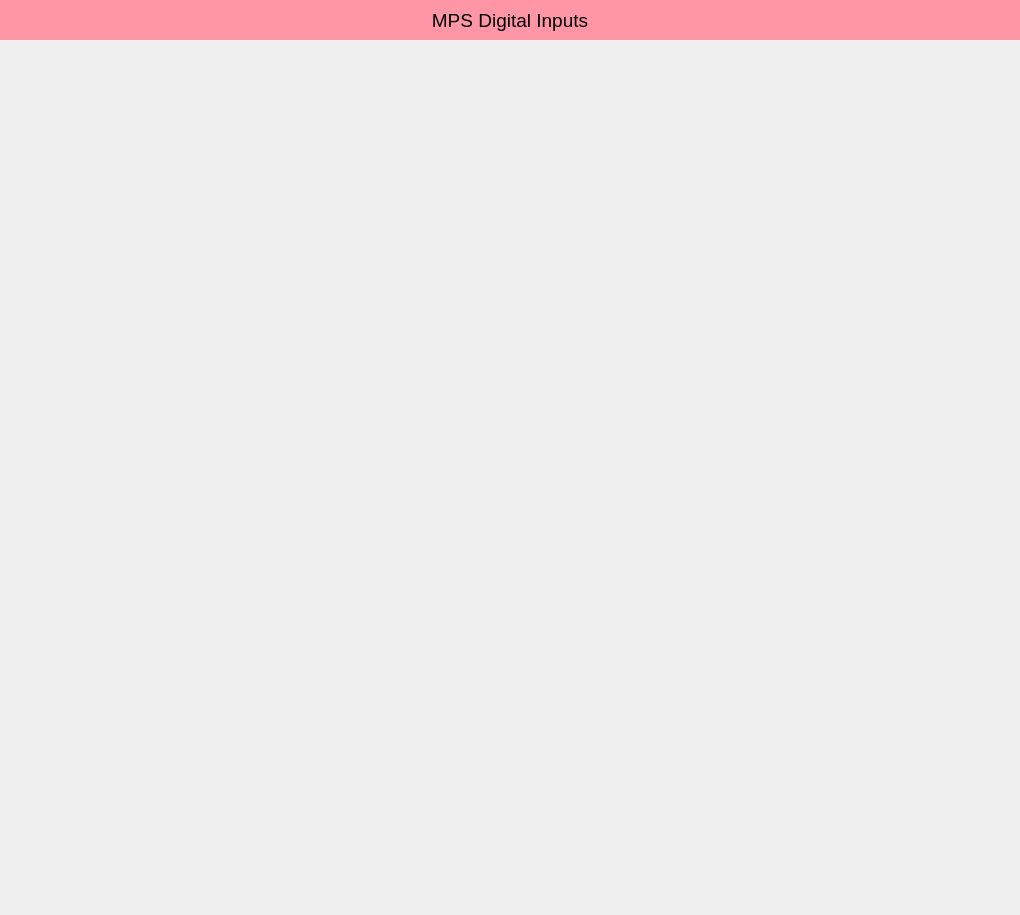
<?xml version="1.0" encoding="UTF-8"?>
<ui version="4.0">
 <class>Form</class>
 <widget class="QWidget" name="Form">
  <property name="geometry">
   <rect>
    <x>0</x>
    <y>0</y>
    <width>1020</width>
    <height>915</height>
   </rect>
  </property>
  <property name="windowTitle">
   <string>MPS Digital Inputs</string>
  </property>
  <widget class="PyDMEmbeddedDisplay" name="PyDMEmbeddedDisplay">
   <property name="geometry">
    <rect>
     <x>10</x>
     <y>50</y>
     <width>200</width>
     <height>115</height>
    </rect>
   </property>
   <property name="toolTip">
    <string/>
   </property>
   <property name="frameShape">
    <enum>QFrame::NoFrame</enum>
   </property>
   <property name="frameShadow">
    <enum>QFrame::Raised</enum>
   </property>
   <property name="macros" stdset="0">
    <string>{&quot;AREA&quot;:&quot;gunb&quot;,&quot;AREAU&quot;:&quot;GUNB&quot;}</string>
   </property>
   <property name="filename" stdset="0">
    <string>mps_global_area_inputs.ui</string>
   </property>
  </widget>
  <widget class="QLabel" name="label">
   <property name="geometry">
    <rect>
     <x>0</x>
     <y>0</y>
     <width>1020</width>
     <height>40</height>
    </rect>
   </property>
   <property name="font">
    <font>
     <pointsize>14</pointsize>
    </font>
   </property>
   <property name="styleSheet">
    <string notr="true">background-color: rgb(255, 150, 168);</string>
   </property>
   <property name="text">
    <string>MPS Digital Inputs</string>
   </property>
   <property name="alignment">
    <set>Qt::AlignCenter</set>
   </property>
  </widget>
  <widget class="PyDMEmbeddedDisplay" name="PyDMEmbeddedDisplay_2">
   <property name="geometry">
    <rect>
     <x>10</x>
     <y>165</y>
     <width>200</width>
     <height>220</height>
    </rect>
   </property>
   <property name="toolTip">
    <string/>
   </property>
   <property name="frameShape">
    <enum>QFrame::NoFrame</enum>
   </property>
   <property name="frameShadow">
    <enum>QFrame::Raised</enum>
   </property>
   <property name="macros" stdset="0">
    <string>{&quot;AREA&quot;:&quot;l0b&quot;,&quot;AREAU&quot;:&quot;L0B&quot;}</string>
   </property>
   <property name="filename" stdset="0">
    <string>mps_global_area_inputs.ui</string>
   </property>
  </widget>
  <widget class="PyDMEmbeddedDisplay" name="PyDMEmbeddedDisplay_3">
   <property name="geometry">
    <rect>
     <x>10</x>
     <y>385</y>
     <width>200</width>
     <height>140</height>
    </rect>
   </property>
   <property name="toolTip">
    <string/>
   </property>
   <property name="frameShape">
    <enum>QFrame::NoFrame</enum>
   </property>
   <property name="frameShadow">
    <enum>QFrame::Raised</enum>
   </property>
   <property name="macros" stdset="0">
    <string>{&quot;AREA&quot;:&quot;l1b&quot;,&quot;AREAU&quot;:&quot;L1B&quot;}</string>
   </property>
   <property name="filename" stdset="0">
    <string>mps_global_area_inputs.ui</string>
   </property>
  </widget>
  <widget class="PyDMEmbeddedDisplay" name="PyDMEmbeddedDisplay_4">
   <property name="geometry">
    <rect>
     <x>10</x>
     <y>525</y>
     <width>200</width>
     <height>245</height>
    </rect>
   </property>
   <property name="toolTip">
    <string/>
   </property>
   <property name="frameShape">
    <enum>QFrame::NoFrame</enum>
   </property>
   <property name="frameShadow">
    <enum>QFrame::Raised</enum>
   </property>
   <property name="macros" stdset="0">
    <string>{&quot;AREA&quot;:&quot;l2b&quot;,&quot;AREAU&quot;:&quot;L2B&quot;}</string>
   </property>
   <property name="filename" stdset="0">
    <string>mps_global_area_inputs.ui</string>
   </property>
  </widget>
  <widget class="PyDMEmbeddedDisplay" name="PyDMEmbeddedDisplay_5">
   <property name="geometry">
    <rect>
     <x>210</x>
     <y>50</y>
     <width>200</width>
     <height>220</height>
    </rect>
   </property>
   <property name="toolTip">
    <string/>
   </property>
   <property name="frameShape">
    <enum>QFrame::NoFrame</enum>
   </property>
   <property name="frameShadow">
    <enum>QFrame::Raised</enum>
   </property>
   <property name="macros" stdset="0">
    <string>{&quot;AREA&quot;:&quot;l3b&quot;,&quot;AREAU&quot;:&quot;L3B&quot;}</string>
   </property>
   <property name="filename" stdset="0">
    <string>mps_global_area_inputs.ui</string>
   </property>
  </widget>
  <widget class="PyDMEmbeddedDisplay" name="PyDMEmbeddedDisplay_6">
   <property name="geometry">
    <rect>
     <x>410</x>
     <y>50</y>
     <width>200</width>
     <height>480</height>
    </rect>
   </property>
   <property name="toolTip">
    <string/>
   </property>
   <property name="frameShape">
    <enum>QFrame::NoFrame</enum>
   </property>
   <property name="frameShadow">
    <enum>QFrame::Raised</enum>
   </property>
   <property name="macros" stdset="0">
    <string>{&quot;AREA&quot;:&quot;byp&quot;,&quot;AREAU&quot;:&quot;BYP&quot;}</string>
   </property>
   <property name="filename" stdset="0">
    <string>mps_global_area_inputs.ui</string>
   </property>
  </widget>
  <widget class="PyDMEmbeddedDisplay" name="PyDMEmbeddedDisplay_7">
   <property name="geometry">
    <rect>
     <x>210</x>
     <y>270</y>
     <width>200</width>
     <height>220</height>
    </rect>
   </property>
   <property name="toolTip">
    <string/>
   </property>
   <property name="frameShape">
    <enum>QFrame::NoFrame</enum>
   </property>
   <property name="frameShadow">
    <enum>QFrame::Raised</enum>
   </property>
   <property name="macros" stdset="0">
    <string>{&quot;AREA&quot;:&quot;dog&quot;,&quot;AREAU&quot;:&quot;DOG&quot;}</string>
   </property>
   <property name="filename" stdset="0">
    <string>mps_global_area_inputs.ui</string>
   </property>
  </widget>
  <widget class="PyDMEmbeddedDisplay" name="PyDMEmbeddedDisplay_8">
   <property name="geometry">
    <rect>
     <x>210</x>
     <y>490</y>
     <width>200</width>
     <height>210</height>
    </rect>
   </property>
   <property name="toolTip">
    <string/>
   </property>
   <property name="frameShape">
    <enum>QFrame::NoFrame</enum>
   </property>
   <property name="frameShadow">
    <enum>QFrame::Raised</enum>
   </property>
   <property name="macros" stdset="0">
    <string>{&quot;AREA&quot;:&quot;spd&quot;,&quot;AREAU&quot;:&quot;SPD&quot;}</string>
   </property>
   <property name="filename" stdset="0">
    <string>mps_global_area_inputs.ui</string>
   </property>
  </widget>
  <widget class="PyDMEmbeddedDisplay" name="PyDMEmbeddedDisplay_9">
   <property name="geometry">
    <rect>
     <x>410</x>
     <y>530</y>
     <width>200</width>
     <height>217</height>
    </rect>
   </property>
   <property name="toolTip">
    <string/>
   </property>
   <property name="frameShape">
    <enum>QFrame::NoFrame</enum>
   </property>
   <property name="frameShadow">
    <enum>QFrame::Raised</enum>
   </property>
   <property name="macros" stdset="0">
    <string>{&quot;AREA&quot;:&quot;sph&quot;,&quot;AREAU&quot;:&quot;SPH&quot;}</string>
   </property>
   <property name="filename" stdset="0">
    <string>mps_global_area_inputs.ui</string>
   </property>
  </widget>
  <widget class="PyDMEmbeddedDisplay" name="PyDMEmbeddedDisplay_10">
   <property name="geometry">
    <rect>
     <x>210</x>
     <y>700</y>
     <width>200</width>
     <height>190</height>
    </rect>
   </property>
   <property name="toolTip">
    <string/>
   </property>
   <property name="frameShape">
    <enum>QFrame::NoFrame</enum>
   </property>
   <property name="frameShadow">
    <enum>QFrame::Raised</enum>
   </property>
   <property name="macros" stdset="0">
    <string>{&quot;AREA&quot;:&quot;sps&quot;,&quot;AREAU&quot;:&quot;SPS&quot;}</string>
   </property>
   <property name="filename" stdset="0">
    <string>mps_global_area_inputs.ui</string>
   </property>
  </widget>
  <widget class="PyDMEmbeddedDisplay" name="PyDMEmbeddedDisplay_11">
   <property name="geometry">
    <rect>
     <x>410</x>
     <y>747</y>
     <width>200</width>
     <height>165</height>
    </rect>
   </property>
   <property name="toolTip">
    <string/>
   </property>
   <property name="frameShape">
    <enum>QFrame::NoFrame</enum>
   </property>
   <property name="frameShadow">
    <enum>QFrame::Raised</enum>
   </property>
   <property name="macros" stdset="0">
    <string>{&quot;AREA&quot;:&quot;bsysc&quot;,&quot;AREAU&quot;:&quot;BSY&quot;}</string>
   </property>
   <property name="filename" stdset="0">
    <string>mps_global_area_inputs.ui</string>
   </property>
  </widget>
  <widget class="PyDMEmbeddedDisplay" name="PyDMEmbeddedDisplay_12">
   <property name="geometry">
    <rect>
     <x>610</x>
     <y>50</y>
     <width>200</width>
     <height>220</height>
    </rect>
   </property>
   <property name="toolTip">
    <string/>
   </property>
   <property name="frameShape">
    <enum>QFrame::NoFrame</enum>
   </property>
   <property name="frameShadow">
    <enum>QFrame::Raised</enum>
   </property>
   <property name="macros" stdset="0">
    <string>{&quot;AREA&quot;:&quot;ltuh&quot;,&quot;AREAU&quot;:&quot;LTUH&quot;}</string>
   </property>
   <property name="filename" stdset="0">
    <string>mps_global_area_inputs.ui</string>
   </property>
  </widget>
  <widget class="PyDMEmbeddedDisplay" name="PyDMEmbeddedDisplay_13">
   <property name="geometry">
    <rect>
     <x>610</x>
     <y>270</y>
     <width>200</width>
     <height>270</height>
    </rect>
   </property>
   <property name="toolTip">
    <string/>
   </property>
   <property name="frameShape">
    <enum>QFrame::NoFrame</enum>
   </property>
   <property name="frameShadow">
    <enum>QFrame::Raised</enum>
   </property>
   <property name="macros" stdset="0">
    <string>{&quot;AREA&quot;:&quot;undh&quot;,&quot;AREAU&quot;:&quot;UNDH&quot;}</string>
   </property>
   <property name="filename" stdset="0">
    <string>mps_global_area_inputs.ui</string>
   </property>
  </widget>
  <widget class="PyDMEmbeddedDisplay" name="PyDMEmbeddedDisplay_14">
   <property name="geometry">
    <rect>
     <x>610</x>
     <y>540</y>
     <width>200</width>
     <height>90</height>
    </rect>
   </property>
   <property name="toolTip">
    <string/>
   </property>
   <property name="frameShape">
    <enum>QFrame::NoFrame</enum>
   </property>
   <property name="frameShadow">
    <enum>QFrame::Raised</enum>
   </property>
   <property name="macros" stdset="0">
    <string>{&quot;AREA&quot;:&quot;feeh&quot;,&quot;AREAU&quot;:&quot;FEEH&quot;}</string>
   </property>
   <property name="filename" stdset="0">
    <string>mps_global_area_inputs.ui</string>
   </property>
  </widget>
  <widget class="PyDMEmbeddedDisplay" name="PyDMEmbeddedDisplay_15">
   <property name="geometry">
    <rect>
     <x>810</x>
     <y>50</y>
     <width>200</width>
     <height>220</height>
    </rect>
   </property>
   <property name="toolTip">
    <string/>
   </property>
   <property name="frameShape">
    <enum>QFrame::NoFrame</enum>
   </property>
   <property name="frameShadow">
    <enum>QFrame::Raised</enum>
   </property>
   <property name="macros" stdset="0">
    <string>{&quot;AREA&quot;:&quot;ltus&quot;,&quot;AREAU&quot;:&quot;LTUS&quot;}</string>
   </property>
   <property name="filename" stdset="0">
    <string>mps_global_area_inputs.ui</string>
   </property>
  </widget>
  <widget class="PyDMEmbeddedDisplay" name="PyDMEmbeddedDisplay_16">
   <property name="geometry">
    <rect>
     <x>810</x>
     <y>270</y>
     <width>200</width>
     <height>270</height>
    </rect>
   </property>
   <property name="toolTip">
    <string/>
   </property>
   <property name="frameShape">
    <enum>QFrame::NoFrame</enum>
   </property>
   <property name="frameShadow">
    <enum>QFrame::Raised</enum>
   </property>
   <property name="macros" stdset="0">
    <string>{&quot;AREA&quot;:&quot;unds&quot;,&quot;AREAU&quot;:&quot;UNDS&quot;}</string>
   </property>
   <property name="filename" stdset="0">
    <string>mps_global_area_inputs.ui</string>
   </property>
  </widget>
  <widget class="PyDMEmbeddedDisplay" name="PyDMEmbeddedDisplay_17">
   <property name="geometry">
    <rect>
     <x>810</x>
     <y>540</y>
     <width>200</width>
     <height>90</height>
    </rect>
   </property>
   <property name="toolTip">
    <string/>
   </property>
   <property name="frameShape">
    <enum>QFrame::NoFrame</enum>
   </property>
   <property name="frameShadow">
    <enum>QFrame::Raised</enum>
   </property>
   <property name="macros" stdset="0">
    <string>{&quot;AREA&quot;:&quot;fees&quot;,&quot;AREAU&quot;:&quot;FEES&quot;}</string>
   </property>
   <property name="filename" stdset="0">
    <string>mps_global_area_inputs.ui</string>
   </property>
  </widget>
  <widget class="PyDMDrawingImage" name="PyDMDrawingImage_2">
   <property name="geometry">
    <rect>
     <x>10</x>
     <y>830</y>
     <width>80</width>
     <height>75</height>
    </rect>
   </property>
   <property name="maximumSize">
    <size>
     <width>80</width>
     <height>75</height>
    </size>
   </property>
   <property name="toolTip">
    <string/>
   </property>
   <property name="styleSheet">
    <string notr="true"/>
   </property>
   <property name="filename" stdset="0">
    <string>lcls_mps_lockup_stacked_digital.png</string>
   </property>
  </widget>
 </widget>
 <customwidgets>
  <customwidget>
   <class>PyDMDrawingImage</class>
   <extends>QWidget</extends>
   <header>pydm.widgets.drawing</header>
  </customwidget>
  <customwidget>
   <class>PyDMEmbeddedDisplay</class>
   <extends>QFrame</extends>
   <header>pydm.widgets.embedded_display</header>
  </customwidget>
 </customwidgets>
 <resources/>
 <connections/>
</ui>
